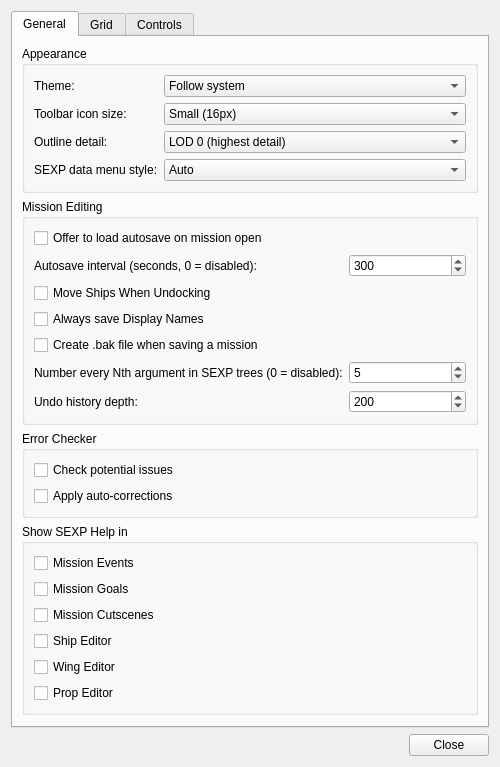
<?xml version="1.0" encoding="UTF-8"?>
<ui version="4.0">
 <class>fso::fred::dialogs::PreferencesDialog</class>
 <widget class="QDialog" name="fso::fred::dialogs::PreferencesDialog">
  <property name="geometry">
   <rect>
    <x>0</x>
    <y>0</y>
    <width>500</width>
    <height>420</height>
   </rect>
  </property>
  <property name="windowTitle">
   <string>Preferences</string>
  </property>
  <layout class="QVBoxLayout" name="verticalLayout">
   <item>
    <widget class="QTabWidget" name="tabWidget">
     <property name="currentIndex">
      <number>0</number>
     </property>
     <widget class="QWidget" name="generalTab">
      <attribute name="title">
       <string>General</string>
      </attribute>
      <layout class="QVBoxLayout" name="generalLayout">
       <item>
        <widget class="QGroupBox" name="appearanceGroup">
         <property name="title">
          <string>Appearance</string>
         </property>
         <layout class="QFormLayout" name="appearanceLayout">
          <item row="0" column="0">
           <widget class="QLabel" name="themeLabel">
            <property name="text">
             <string>Theme:</string>
            </property>
           </widget>
          </item>
          <item row="0" column="1">
           <widget class="QComboBox" name="themeCombo">
            <property name="toolTip">
             <string>Overall color theme for the QtFRED interface. Follow system tracks your operating system's light/dark setting and switches automatically when it changes.</string>
            </property>
            <item>
             <property name="text">
              <string>Follow system</string>
             </property>
            </item>
            <item>
             <property name="text">
              <string>Light</string>
             </property>
            </item>
            <item>
             <property name="text">
              <string>Dark</string>
             </property>
            </item>
           </widget>
          </item>
          <item row="1" column="0">
           <widget class="QLabel" name="toolbarIconSizeLabel">
            <property name="text">
             <string>Toolbar icon size:</string>
            </property>
           </widget>
          </item>
          <item row="1" column="1">
           <widget class="QComboBox" name="toolbarIconSizeCombo">
            <property name="toolTip">
             <string>Size of the icons shown on the editor toolbars.</string>
            </property>
            <item>
             <property name="text">
              <string>Small (16px)</string>
             </property>
            </item>
            <item>
             <property name="text">
              <string>Medium (24px)</string>
             </property>
            </item>
            <item>
             <property name="text">
              <string>Large (32px)</string>
             </property>
            </item>
           </widget>
          </item>
          <item row="2" column="0">
           <widget class="QLabel" name="outlineLodLabel">
            <property name="text">
             <string>Outline detail:</string>
            </property>
           </widget>
          </item>
          <item row="2" column="1">
           <widget class="QComboBox" name="outlineLodCombo">
            <property name="toolTip">
             <string>Level of detail used when drawing model outlines in the viewport. Lower detail draws faster.</string>
            </property>
            <item>
             <property name="text">
              <string>LOD 0 (highest detail)</string>
             </property>
            </item>
            <item>
             <property name="text">
              <string>LOD 1</string>
             </property>
            </item>
            <item>
             <property name="text">
              <string>LOD 2</string>
             </property>
            </item>
            <item>
             <property name="text">
              <string>LOD 3</string>
             </property>
            </item>
            <item>
             <property name="text">
              <string>LOD 4 (lowest detail)</string>
             </property>
            </item>
           </widget>
          </item>
          <item row="3" column="0">
           <widget class="QLabel" name="sexpDataMenuStyleLabel">
            <property name="text">
             <string>SEXP data menu style:</string>
            </property>
           </widget>
          </item>
          <item row="3" column="1">
           <widget class="QComboBox" name="sexpDataMenuStyleCombo">
            <property name="toolTip">
             <string>Controls how the &quot;Add Data&quot; / &quot;Replace Data&quot; submenus present long lists like ships and wings. Auto uses Columns for short lists and Searchable once a list would fill more than half the screen.</string>
            </property>
            <item>
             <property name="text">
              <string>Auto</string>
             </property>
            </item>
            <item>
             <property name="text">
              <string>Columns</string>
             </property>
            </item>
            <item>
             <property name="text">
              <string>Searchable</string>
             </property>
            </item>
           </widget>
          </item>
         </layout>
        </widget>
       </item>
       <item>
        <widget class="QGroupBox" name="missionEditingGroup">
         <property name="title">
          <string>Mission Editing</string>
         </property>
         <layout class="QFormLayout" name="missionEditingLayout">
          <item row="0" column="0" colspan="2">
           <widget class="QCheckBox" name="offerAutosaveRecovery">
            <property name="toolTip">
             <string>When opening a mission, offer to restore a newer autosave if one is found.</string>
            </property>
            <property name="text">
             <string>Offer to load autosave on mission open</string>
            </property>
           </widget>
          </item>
          <item row="1" column="0">
           <widget class="QLabel" name="autosaveIntervalLabel">
            <property name="text">
             <string>Autosave interval (seconds, 0 = disabled):</string>
            </property>
           </widget>
          </item>
          <item row="1" column="1">
           <widget class="QSpinBox" name="autosaveIntervalSeconds">
            <property name="toolTip">
             <string>Time between automatic mission saves, in seconds. Set to 0 to disable autosave.</string>
            </property>
            <property name="minimum">
             <number>0</number>
            </property>
            <property name="maximum">
             <number>3600</number>
            </property>
            <property name="singleStep">
             <number>30</number>
            </property>
            <property name="value">
             <number>300</number>
            </property>
           </widget>
          </item>
          <item row="2" column="0" colspan="2">
           <widget class="QCheckBox" name="moveShipsWhenUndocking">
            <property name="toolTip">
             <string>When undocking ships, automatically move them apart so they no longer overlap.</string>
            </property>
            <property name="text">
             <string>Move Ships When Undocking</string>
            </property>
           </widget>
          </item>
          <item row="3" column="0" colspan="2">
           <widget class="QCheckBox" name="alwaysSaveDisplayNames">
            <property name="toolTip">
             <string>Always write each object's $Display Name to the mission file, even when it matches the object's name.</string>
            </property>
            <property name="text">
             <string>Always save Display Names</string>
            </property>
           </widget>
          </item>
          <item row="4" column="0" colspan="2">
           <widget class="QCheckBox" name="createBakOnSave">
            <property name="toolTip">
             <string>Keep a .bak backup copy of the previous mission file each time you save.</string>
            </property>
            <property name="text">
             <string>Create .bak file when saving a mission</string>
            </property>
           </widget>
          </item>
          <item row="5" column="0">
           <widget class="QLabel" name="sexpNumberEveryNLabel">
            <property name="text">
             <string>Number every Nth argument in SEXP trees (0 = disabled):</string>
            </property>
           </widget>
          </item>
          <item row="5" column="1">
           <widget class="QSpinBox" name="sexpNumberEveryN">
            <property name="minimum">
             <number>0</number>
            </property>
            <property name="maximum">
             <number>999</number>
            </property>
            <property name="singleStep">
             <number>1</number>
            </property>
            <property name="value">
             <number>5</number>
            </property>
           </widget>
          </item>
          <item row="6" column="0">
           <widget class="QLabel" name="undoStackDepthLabel">
            <property name="text">
             <string>Undo history depth:</string>
            </property>
           </widget>
          </item>
          <item row="6" column="1">
           <widget class="QSpinBox" name="undoStackDepth">
            <property name="toolTip">
             <string>Maximum number of edits kept in the undo history. Changes take effect the next time a mission is loaded.</string>
            </property>
            <property name="minimum">
             <number>1</number>
            </property>
            <property name="maximum">
             <number>499</number>
            </property>
            <property name="value">
             <number>200</number>
            </property>
           </widget>
          </item>
         </layout>
        </widget>
       </item>
       <item>
        <widget class="QGroupBox" name="errorCheckerGroup">
         <property name="title">
          <string>Error Checker</string>
         </property>
         <layout class="QVBoxLayout" name="errorCheckerLayout">
          <item>
           <widget class="QCheckBox" name="checkPotentialIssues">
            <property name="toolTip">
             <string>Include non-fatal potential issues (warnings) when running the mission error checker.</string>
            </property>
            <property name="text">
             <string>Check potential issues</string>
            </property>
           </widget>
          </item>
          <item>
           <widget class="QCheckBox" name="applyAutoCorrections">
            <property name="toolTip">
             <string>Let the error checker automatically fix problems it is able to correct on its own.</string>
            </property>
            <property name="text">
             <string>Apply auto-corrections</string>
            </property>
           </widget>
          </item>
         </layout>
        </widget>
       </item>
       <item>
        <widget class="QGroupBox" name="sexpHelpGroup">
         <property name="title">
          <string>Show SEXP Help in</string>
         </property>
         <layout class="QVBoxLayout" name="sexpHelpLayout">
          <item>
           <widget class="QCheckBox" name="showSexpHelpMissionEvents">
            <property name="toolTip">
             <string>Show the SEXP operator help panel in the Mission Events editor.</string>
            </property>
            <property name="text">
             <string>Mission Events</string>
            </property>
           </widget>
          </item>
          <item>
           <widget class="QCheckBox" name="showSexpHelpMissionGoals">
            <property name="toolTip">
             <string>Show the SEXP operator help panel in the Mission Goals editor.</string>
            </property>
            <property name="text">
             <string>Mission Goals</string>
            </property>
           </widget>
          </item>
          <item>
           <widget class="QCheckBox" name="showSexpHelpMissionCutscenes">
            <property name="toolTip">
             <string>Show the SEXP operator help panel in the Mission Cutscenes editor.</string>
            </property>
            <property name="text">
             <string>Mission Cutscenes</string>
            </property>
           </widget>
          </item>
          <item>
           <widget class="QCheckBox" name="showSexpHelpShipEditor">
            <property name="toolTip">
             <string>Show the SEXP operator help panel in the Ship editor.</string>
            </property>
            <property name="text">
             <string>Ship Editor</string>
            </property>
           </widget>
          </item>
          <item>
           <widget class="QCheckBox" name="showSexpHelpWingEditor">
            <property name="toolTip">
             <string>Show the SEXP operator help panel in the Wing editor.</string>
            </property>
            <property name="text">
             <string>Wing Editor</string>
            </property>
           </widget>
          </item>
          <item>
           <widget class="QCheckBox" name="showSexpHelpPropEditor">
            <property name="toolTip">
             <string>Show the SEXP operator help panel in the Prop editor.</string>
            </property>
            <property name="text">
             <string>Prop Editor</string>
            </property>
           </widget>
          </item>
         </layout>
        </widget>
       </item>
       <item>
        <spacer name="generalSpacer">
         <property name="orientation">
          <enum>Qt::Vertical</enum>
         </property>
         <property name="sizeHint" stdset="0">
          <size>
           <width>20</width>
           <height>40</height>
          </size>
         </property>
        </spacer>
       </item>
      </layout>
     </widget>
     <widget class="QWidget" name="gridTab">
      <attribute name="title">
       <string>Grid</string>
      </attribute>
      <layout class="QVBoxLayout" name="gridLayout">
       <item>
        <layout class="QHBoxLayout" name="planeLayout">
         <item>
          <widget class="QRadioButton" name="xyPlaneRadio">
           <property name="toolTip">
            <string>Orient the reference grid on the world XY plane.</string>
           </property>
           <property name="text">
            <string>XY Plane</string>
           </property>
          </widget>
         </item>
         <item>
          <widget class="QRadioButton" name="xzPlaneRadio">
           <property name="toolTip">
            <string>Orient the reference grid on the world XZ plane (the default).</string>
           </property>
           <property name="text">
            <string>XZ Plane</string>
           </property>
          </widget>
         </item>
         <item>
          <widget class="QRadioButton" name="yzPlaneRadio">
           <property name="toolTip">
            <string>Orient the reference grid on the world YZ plane.</string>
           </property>
           <property name="text">
            <string>YZ Plane</string>
           </property>
          </widget>
         </item>
         <item>
          <spacer name="planeSpacer">
           <property name="orientation">
            <enum>Qt::Horizontal</enum>
           </property>
           <property name="sizeHint" stdset="0">
            <size>
             <width>40</width>
             <height>20</height>
            </size>
           </property>
          </spacer>
         </item>
        </layout>
       </item>
       <item>
        <widget class="QGroupBox" name="gridCenterGroup">
         <property name="title">
          <string>Grid Center</string>
         </property>
         <layout class="QFormLayout" name="gridCenterLayout">
          <item row="0" column="0">
           <widget class="QLabel" name="labelX">
            <property name="text">
             <string>X:</string>
            </property>
           </widget>
          </item>
          <item row="0" column="1">
           <widget class="QSpinBox" name="gridCenterX">
            <property name="toolTip">
             <string>X coordinate of the grid's center point in the world.</string>
            </property>
            <property name="minimum">
             <number>-32768</number>
            </property>
            <property name="maximum">
             <number>32767</number>
            </property>
           </widget>
          </item>
          <item row="1" column="0">
           <widget class="QLabel" name="labelY">
            <property name="text">
             <string>Y:</string>
            </property>
           </widget>
          </item>
          <item row="1" column="1">
           <widget class="QSpinBox" name="gridCenterY">
            <property name="toolTip">
             <string>Y coordinate of the grid's center point in the world.</string>
            </property>
            <property name="minimum">
             <number>-32768</number>
            </property>
            <property name="maximum">
             <number>32767</number>
            </property>
           </widget>
          </item>
          <item row="2" column="0">
           <widget class="QLabel" name="labelZ">
            <property name="text">
             <string>Z:</string>
            </property>
           </widget>
          </item>
          <item row="2" column="1">
           <widget class="QSpinBox" name="gridCenterZ">
            <property name="toolTip">
             <string>Z coordinate of the grid's center point in the world.</string>
            </property>
            <property name="minimum">
             <number>-32768</number>
            </property>
            <property name="maximum">
             <number>32767</number>
            </property>
           </widget>
          </item>
         </layout>
        </widget>
       </item>
       <item>
        <widget class="QPushButton" name="resetGridButton">
         <property name="toolTip">
          <string>Reset the grid plane and center back to their defaults.</string>
         </property>
         <property name="text">
          <string>Reset to Default</string>
         </property>
        </widget>
       </item>
       <item>
        <spacer name="gridSpacer">
         <property name="orientation">
          <enum>Qt::Vertical</enum>
         </property>
         <property name="sizeHint" stdset="0">
          <size>
           <width>20</width>
           <height>40</height>
          </size>
         </property>
        </spacer>
       </item>
      </layout>
     </widget>
     <widget class="QWidget" name="controlsTab">
      <attribute name="title">
       <string>Controls</string>
      </attribute>
      <layout class="QVBoxLayout" name="controlsLayout">
       <item>
        <widget class="QGroupBox" name="mouseOrbitGroup">
         <property name="title">
          <string>Mouse Orbit Camera</string>
         </property>
         <layout class="QVBoxLayout" name="mouseOrbitLayout">
          <item>
           <widget class="QCheckBox" name="invertOrbitX">
            <property name="toolTip">
             <string>Invert the horizontal direction of mouse orbit rotation.</string>
            </property>
            <property name="text">
             <string>Invert X axis (horizontal)</string>
            </property>
           </widget>
          </item>
          <item>
           <widget class="QCheckBox" name="invertOrbitY">
            <property name="toolTip">
             <string>Invert the vertical direction of mouse orbit rotation.</string>
            </property>
            <property name="text">
             <string>Invert Y axis (vertical)</string>
            </property>
           </widget>
          </item>
         </layout>
        </widget>
       </item>
       <item>
        <widget class="QWidget" name="controlsFormWidget" native="true"/>
       </item>
       <item>
        <widget class="QPushButton" name="resetDefaultsButton">
         <property name="toolTip">
          <string>Reset all control key bindings back to their defaults.</string>
         </property>
         <property name="text">
          <string>Reset to Defaults</string>
         </property>
        </widget>
       </item>
       <item>
        <spacer name="controlsSpacer">
         <property name="orientation">
          <enum>Qt::Vertical</enum>
         </property>
         <property name="sizeHint" stdset="0">
          <size>
           <width>20</width>
           <height>40</height>
          </size>
         </property>
        </spacer>
       </item>
      </layout>
     </widget>
    </widget>
   </item>
   <item>
    <widget class="QDialogButtonBox" name="buttonBox">
     <property name="orientation">
      <enum>Qt::Horizontal</enum>
     </property>
     <property name="standardButtons">
      <set>QDialogButtonBox::Close</set>
     </property>
    </widget>
   </item>
  </layout>
 </widget>
 <resources/>
 <connections>
  <connection>
   <sender>buttonBox</sender>
   <signal>rejected()</signal>
   <receiver>fso::fred::dialogs::PreferencesDialog</receiver>
   <slot>reject()</slot>
   <hints>
    <hint type="sourcelabel">
     <x>316</x>
     <y>390</y>
    </hint>
    <hint type="destinationlabel">
     <x>286</x>
     <y>410</y>
    </hint>
   </hints>
  </connection>
 </connections>
</ui>
